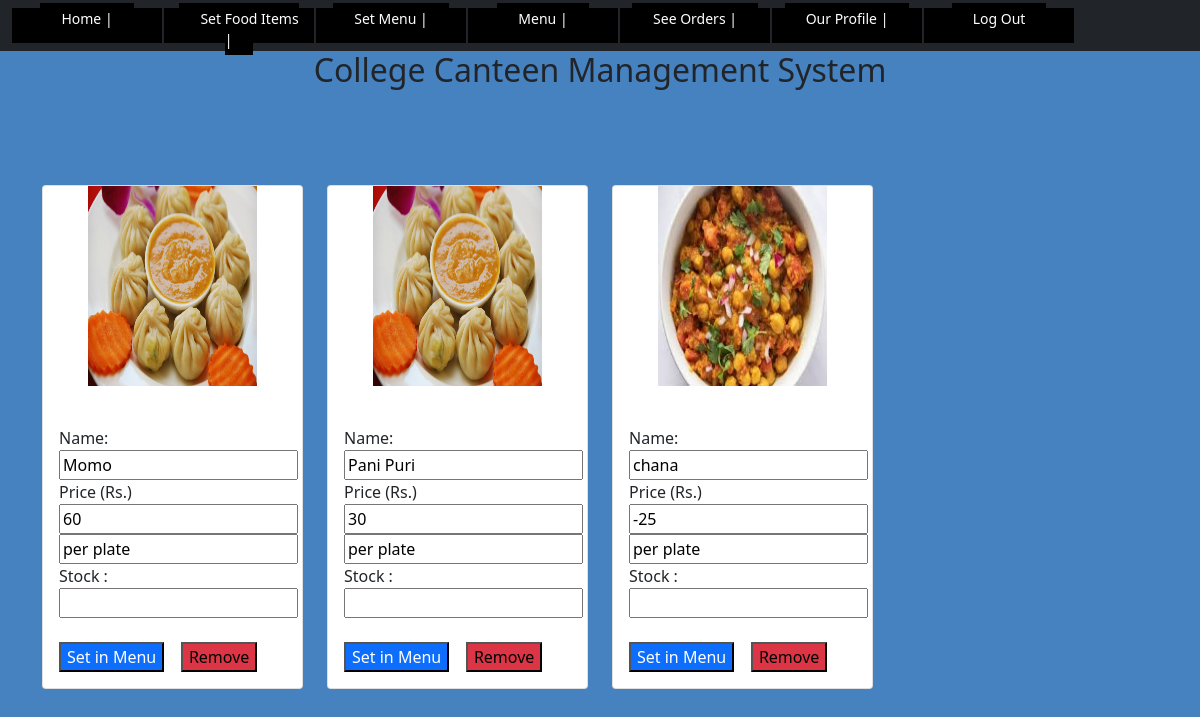
Page /setmenu.php on the committed database.
### tables this page shows
CREATE TABLE `foodItems` (
  `id` int(11) NOT NULL,
  `Name` varchar(50) NOT NULL,
  `Price` int(11) DEFAULT NULL,
  `Quantity` varchar(50) NOT NULL,
  `Photo` varchar(100) DEFAULT NULL
);

### setmenu.php (the view, shortened to what this page needs)
<?php
include('include/adminheader.php');
?>
<!DOCTYPE html>
<html lang="en">
<head>
</head>
<body>
<div class="container py-5">
    <div class="row mt-4">
    <?php
    include('db/connection.php');
    $q = "SELECT * FROM foodItems " ;
    $result = $conn->query($q);
    if($result-> num_rows > 0){
        while($row=$result->fetch_assoc())
        {
            ?>
            <div class="col-md-3 mt-3" >
                <div class="card">
                    <form action="process/setmenuprocess.php" Method="POST">
                    <img src="img/<?php echo $row['Photo']; ?>" height="200px" width="200px" value="photo" class="img"><br>
                    <div class="card-body">
                   Name: <input type="text" value="<?php echo $row['Name']; ?>" name="name" readonly="readonly"><br>
                   Price (Rs.) <input type="text" value="<?php echo $row['Price'];  ?> " name="price" readonly="readonly"><br>
                    <input type="text" value="<?php echo $row['Quantity']; ?>" name="quantity" readonly="readonly"><br>
                    Stock :<input type="number" name="stock" min="0" oninput="validity.valid||(value='');" >
                    <br> <br>
                        <button type="submit" class="but bg-primary" name="action" value="set">Set in Menu</button> &nbsp;&nbsp;&nbsp;
                        <button type="submit" class="but2 bg-danger" name="action" value="remove">Remove</a></button>
                    </div>
                    </form>
                </div>
            </div>
            <?php
        }
    }else{
        echo "<h2>No Records Found.</h2>";
    }
    ?>
    </div>
</div>
</body>
</html>

### include/adminheader.php (shortened to what this page needs)
<!doctype html>
<html lang="en">
  <head>
    <link href="https://cdn.jsdelivr.net/npm/bootstrap@5.0.0-beta3/dist/css/bootstrap.min.css" rel="stylesheet">
    <link rel="stylesheet" type="text/css" href="css/header.css">
  </head>
  <body>
  <nav class="navbar navbar-expand-lg  bg-dark  " alt="Max-width 100%"  >
  <div class="container-fluid ">
    <div class="collapse navbar-collapse " id="navbarNavAltMarkup">
      <div class="navbar-nav ">
      <div class="main">
            <ul>
              <li><a href="adminhome.php">Home |</a></li>
              <li><a href="setfooditems.php">Set Food Items |</a></li>
              <li><a href="setmenu.php"> Set Menu |</a></li>
              <li><a href="adminmenu.php">Menu |</a></li>
              <li><a href="seeorder.php">See Orders |</a></li>
              <li><a href="adminprofile.php">Our Profile |</a></li>
              <li><a href="process/logoutprocess.php">Log Out</a></li>
            </ul>
        </div>
      </div>
    </div>
  </div>
</nav>
<h2>College Canteen Management System</h2>

### css/header.css (style rules this page uses)
.navbar-nav { float:left; font-size: 20px; }
h2 { text-align: center; }

### include/adminheader.php (style rules this page uses)
a { text-decoration: none; color:white; background-color: black; }
ul { margin: 0px; padding: 0px; list-style-type: none; color:black; width: auto; }
ul li { background-color:black; float: left; width: 150px; height: 35px; color: white; text-align: center; font-size: 14px; margin-right: 2px; }
ul li a { color:white; text-decoration: none; padding: 5px 20px; border: 1px solid transparent; transition: 0.6s ease ; }
.navbar-expand-lg { width:100%; }

### setmenu.php (style rules this page uses)
body { background: #4682BF; }
.img { display: block; margin-left: auto; margin-right: auto; width: 65%; }
.but { background:blue; color:white; display: block; float: left; }

### rows in the picture
fooditems: Photo (picture), name "Momo", price "60", quantity "per plate"
fooditems: Photo (picture), name "Pani Puri", price "30", quantity "per plate"
fooditems: Photo (picture), name "chana", price "-25", quantity "per plate"
